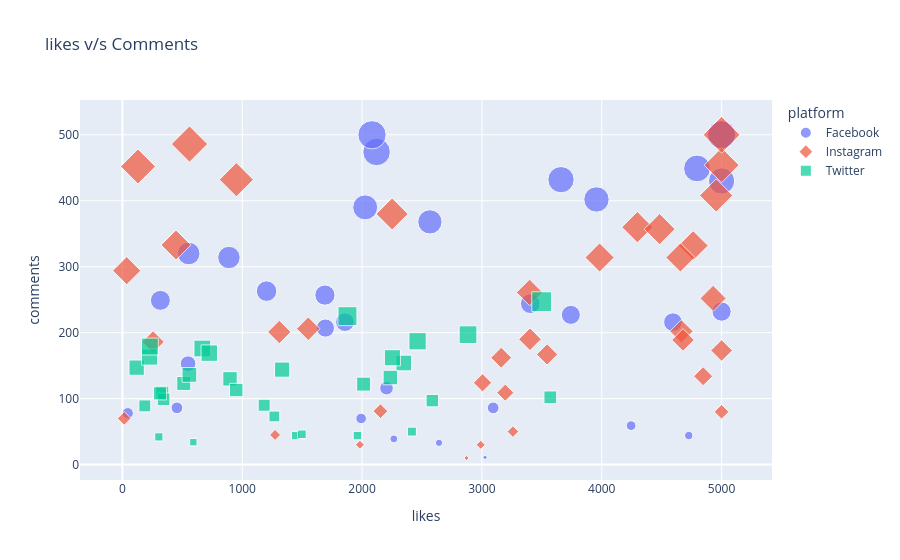

The notebook cell saved with this chart:
### Markdown cell above
# Scatter Plot

### Code cell
fig = px.scatter(sm, 
                    x = 'likes',
                    y = 'comments',
                    color  = 'platform',
                    size = 'comments',
                    symbol = 'platform',
                    title = 'likes v/s Comments'
                )
fig.show()

### Figure 1 — Plotly figure (JSON) as saved in the notebook; plotly's stock layout.template omitted (floating-point values rounded to 4 significant figures)
{"data": [{"hovertemplate": "platform=Facebook<br>likes=%{x}<br>comments=%{marker.size}<extra></extra>", "legendgroup": "Facebook", "marker": {"color": "#636efa", "size": [474, 432, 249, 78, 314, 86, 70, 500, 153, 216, 449, 500, 59, 430, 44, 232, 116, 227, 39, 390, 86, 257, 11, 500, 320, 33, 263, 368, 244, 402, 216, 207], "sizemode": "area", "sizeref": 1.25, "symbol": "circle"}, "mode": "markers", "name": "Facebook", "orientation": "v", "showlegend": true, "type": "scatter", "x": [2121, 3660, 317, 45, 889, 455, 1992, 2083, 548, 4594, 4795, 5000, 4245, 5000, 4726, 5000, 2204, 3742, 2265, 2026, 3094, 1690, 3026, 5000, 553, 2642, 1203, 2566, 3404, 3956, 1857, 1694], "xaxis": "x", "y": [474, 432, 249, 78, 314, 86, 70, 500, 153, 216, 449, 500, 59, 430, 44, 232, 116, 227, 39, 390, 86, 257, 11, 500, 320, 33, 263, 368, 244, 402, 216, 207], "yaxis": "y"}, {"hovertemplate": "platform=Instagram<br>likes=%{x}<br>comments=%{marker.size}<extra></extra>", "legendgroup": "Instagram", "marker": {"color": "#EF553B", "size": [408, 186, 30, 45, 10, 80, 162, 202, 201, 333, 252, 50, 380, 206, 360, 190, 134, 332, 167, 452, 314, 486, 261, 454, 81, 30, 189, 314, 173, 70, 109, 432, 124, 294, 500, 357], "sizemode": "area", "sizeref": 1.25, "symbol": "diamond"}, "mode": "markers", "name": "Instagram", "orientation": "v", "showlegend": true, "type": "scatter", "x": [4955, 256, 1982, 1274, 2872, 5000, 3161, 4665, 1309, 447, 4929, 3259, 2251, 1551, 4297, 3401, 4846, 4763, 3544, 130, 3982, 560, 3398, 5000, 2153, 2990, 4678, 4656, 5000, 15, 3195, 951, 3005, 36, 5000, 4483], "xaxis": "x", "y": [408, 186, 30, 45, 10, 80, 162, 202, 201, 333, 252, 50, 380, 206, 360, 190, 134, 332, 167, 452, 314, 486, 261, 454, 81, 30, 189, 314, 173, 70, 109, 432, 124, 294, 500, 357], "yaxis": "y"}, {"hovertemplate": "platform=Twitter<br>likes=%{x}<br>comments=%{marker.size}<extra></extra>", "legendgroup": "Twitter", "marker": {"color": "#00cc96", "size": [90, 247, 225, 44, 42, 144, 154, 123, 122, 136, 44, 109, 130, 147, 162, 187, 176, 97, 132, 169, 73, 113, 46, 34, 99, 163, 89, 102, 50, 197, 108, 179], "sizemode": "area", "sizeref": 1.25, "symbol": "square"}, "mode": "markers", "name": "Twitter", "orientation": "v", "showlegend": true, "type": "scatter", "x": [1183, 3499, 1878, 1446, 304, 1333, 2348, 512, 2013, 559, 1961, 332, 898, 119, 2253, 2463, 667, 2586, 2236, 725, 1268, 950, 1498, 592, 344, 227, 187, 3571, 2416, 2884, 314, 229], "xaxis": "x", "y": [90, 247, 225, 44, 42, 144, 154, 123, 122, 136, 44, 109, 130, 147, 162, 187, 176, 97, 132, 169, 73, 113, 46, 34, 99, 163, 89, 102, 50, 197, 108, 179], "yaxis": "y"}], "layout": {"legend": {"itemsizing": "constant", "title": {"text": "platform"}, "tracegroupgap": 0}, "title": {"text": "likes v/s Comments"}, "xaxis": {"anchor": "y", "domain": [0, 1], "title": {"text": "likes"}}, "yaxis": {"anchor": "x", "domain": [0, 1], "title": {"text": "comments"}}}}
